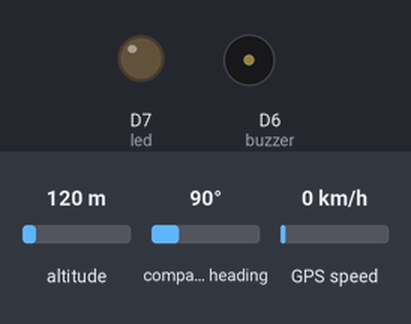
A sketch run on a simulated ESP8266 (NodeMCU). Parts: output pins drawn as LEDs (lit = HIGH), buzzer (waves = sounding). Inputs (shaded band) come from the test bench; at power-on: altitude 120 m, compass heading 90°, GPS speed 0 km/h. The GPS gets a fix after 3 s at 37.7749, -122.4194 with 8 satellites; what the sketch prints to the serial monitor is not drawn.

Above: at 0.05 s.
Timing chart, 0 to 3.0 s (numbered marks = the images above):
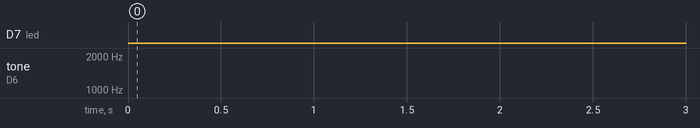

Measured:
- by itself, D7 (led): LOW → HIGH at 3.5 s, → LOW 0.58 s later, → HIGH 0.58 s later, → LOW 0.58 s later, … (217 changes in this stretch)

The sketch:

caselap-tx.ino
```cpp
#include <ESP8266WiFi.h>
#include <TinyGPS++.h>
#include <espnow.h>
#include <SoftwareSerial.h>
#include <math.h>

#define NUM_VERTICES 4  // Number of polygon vertices

// Initial location of RHS Oval (latitude, longitude)
const double OVAL_LAT = 14.567638907546986;
const double OVAL_LNG = 121.07517388358185;
double distanceMeters = 0;

// Define the polygon (quadrilateral) with latitude and longitude
float polyLat[NUM_VERTICES] = {14.567187, 14.567713, 14.568357, 14.567679};
float polyLon[NUM_VERTICES] = {121.075122, 121.074832, 121.075238, 121.075494};

// Haversine method to get distance between two coordinates
double haversine(double OVAL_LAT, double OVAL_LNG, double latitude, double longitude) {
    const double rEarth = 6371000.0; // in meters
    double lat1 = OVAL_LAT * M_PI / 180.0;  // convert to radians
    double lon1 = OVAL_LNG * M_PI / 180.0;  // convert to radians
    double lat2 = latitude * M_PI / 180.0;  // convert to radians
    double lon2 = longitude * M_PI / 180.0;  // convert to radians

    // Differences in coordinates
    double dlat = lat2 - lat1;
    double dlon = lon2 - lon1;

    // Haversine formula
    double a = pow(sin(dlat / 2), 2) + cos(lat1) * cos(lat2) * pow(sin(dlon / 2), 2);
    double c = 2 * atan2(sqrt(a), sqrt(1 - a));
    double distance = rEarth * c;  // in meters

    return distance;  // return the distance in meters
}

// Variable for buzzer
int led = D7;
int buzzer = D6;

// Time tracking variables
unsigned long previousLedMillis = 0;
unsigned long previousBuzzerMillis = 0;

// Delays
const long ledDelay = 500;       // LED blink delay
const long buzzerDelay = 500;   // Buzzer sound delay

// GPS setup
SoftwareSerial ss(5, 4);  // TX -> GPIO5 (D1), RX -> GPIO4 (D2)
TinyGPSPlus gps;

uint8_t receiverMAC[] = {0x4E, 0xEB, 0xD6, 0x1F, 0x69, 0xB6};

// Struct message
typedef struct struct_message {
    float lat;
    float lon;
    float alt;
  } struct_message;

  struct_message myData;

void setup() {
    Serial.begin(9600);
    ss.begin(9600);
    WiFi.mode(WIFI_STA);
    if (esp_now_init() != 0) {
      Serial.println("Error initializing ESP-NOW");
      return;
    }
    esp_now_set_self_role(ESP_NOW_ROLE_CONTROLLER);
    esp_now_add_peer(receiverMAC, ESP_NOW_ROLE_SLAVE, 1, NULL, 0);
    esp_now_register_send_cb(onDataSent);

    pinMode(led, OUTPUT);
    pinMode(buzzer, OUTPUT);
}

// Ray-Casting Algorithm: Returns true if the point is inside the polygon
bool isInsidePolygon(float lat, float lon) {
    bool inside = false;
    int j = NUM_VERTICES - 1;  // Last vertex index

    for (int i = 0; i < NUM_VERTICES; i++) {
        if ((polyLon[i] > lon) != (polyLon[j] > lon) &&
            (lat < (polyLat[j] - polyLat[i]) * (lon - polyLon[i]) / (polyLon[j] - polyLon[i]) + polyLat[i])) {
            inside = !inside;  // Toggle state
        }
        j = i;  // Move to next edge
    }
    return inside;
}

void loop() {
    while (ss.available() > 0) {
        if (gps.encode(ss.read())) {
            if (gps.location.isValid()) {
                float lat = gps.location.lat();
                float lon = gps.location.lng();
                float alt = gps.altitude.meters();

                // Send data via ESP-NOW
                esp_now_send(receiverMAC, (uint8_t *)&myData, sizeof(myData));

                // Store in struct
                myData.lat = lat;
                myData.lon = lon;
                myData.alt = alt;
                if (isInsidePolygon(lat, lon)) {
                  Serial.println("Status from Oval: Inside");
                  Serial.print("Latitude: ");
                  Serial.println(lat, 6);
                  Serial.print("Longitude: ");
                  Serial.println(lon, 6);
                  Serial.print("Altitude: ");
                  Serial.println(alt, 2);
                  digitalWrite(led, LOW);
                  noTone(buzzer);
                }
                else {
                  Serial.println("Status from Oval: Outside");
                  Serial.print("Distance from Oval: ");
                  // Calculate distance to RHS Oval using Haversine formula
                  distanceMeters = haversine(OVAL_LAT, OVAL_LNG, lat, lon);
                  Serial.println(distanceMeters);
                  Serial.print("Latitude: ");
                  Serial.println(lat, 6);
                  Serial.print("Longitude: ");
                  Serial.println(lon, 6);
                  Serial.print("Altitude: ");
                  Serial.println(alt, 2);
                  triggerLED();
                  triggerBuzzer();
                }
            }
        }
    }
}

void onDataSent(uint8_t *mac_addr, uint8_t sendStatus) {
    delay(500);
    Serial.print("Send Status: ");
    Serial.println(sendStatus == 0 ? "Success" : "Failed");
}

  void triggerLED() {
    unsigned long currentMillis = millis();
    if (currentMillis - previousLedMillis > ledDelay) {
      // Save the last time LED was updated
      previousLedMillis = currentMillis;
      // Toggle LED state
      int ledState = digitalRead(led);
      digitalWrite(led, !ledState);
    }
  }

  void triggerBuzzer() {
    unsigned long currentMillis = millis();
    if (currentMillis - previousBuzzerMillis > buzzerDelay) {
      // Save the last time buzzer was updated
      previousBuzzerMillis = currentMillis;
      // Play the buzzer sound (only once)
      tone(buzzer, 1760, 250);  // Buzzer frequency and duration
    }
  }
```
